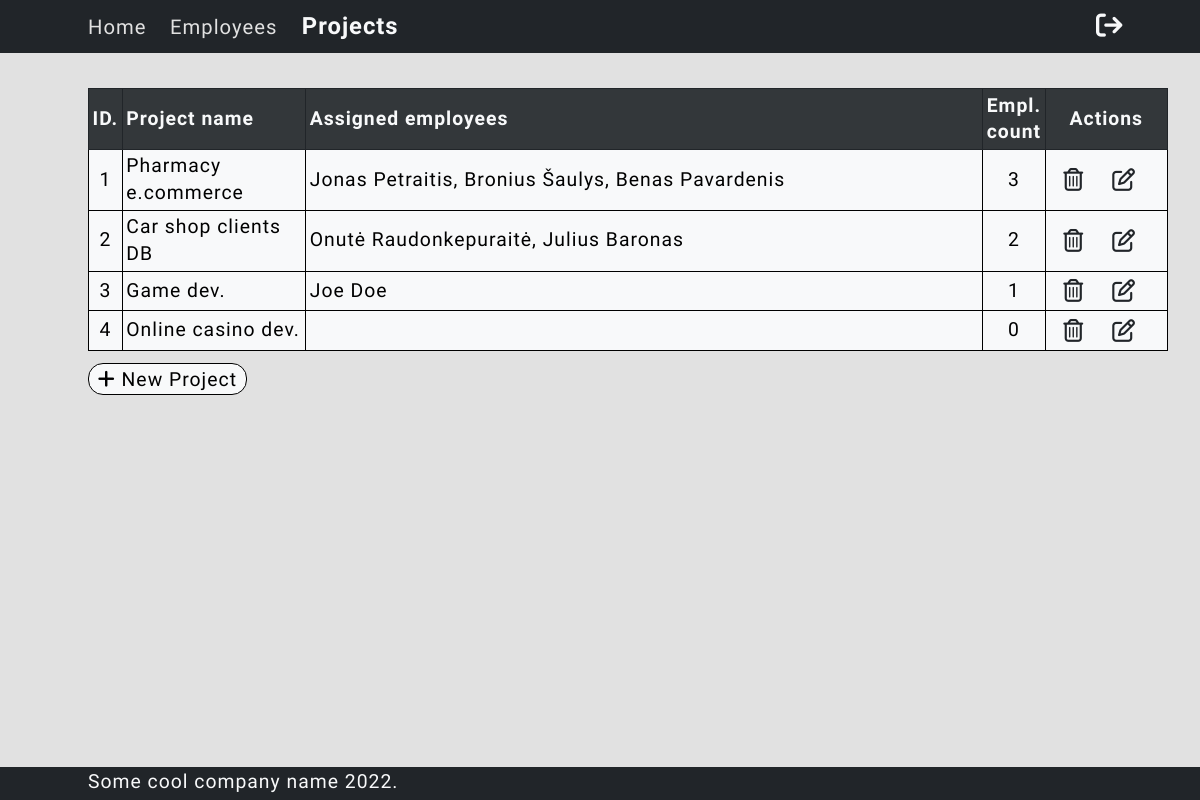
Screenshot of /?page=Projects (signed in) with the database file from the repository.
### tables this page shows
CREATE TABLE `projects` (
  `id` int(11) NOT NULL AUTO_INCREMENT,
  `projectName` varchar(30) NOT NULL,
  PRIMARY KEY (`id`),
  UNIQUE KEY `projectName` (`projectName`)
);

### index.php (the view, shortened to what this page needs)
<?php
require_once './sql_connection.php';
?>
<!DOCTYPE html>
<html lang='en'>
<head>
</head>
<div id="mainContainer" <?php isset($_SESSION['logged_in']) && $_SESSION['logged_in'] == true
                          ? print("style = \"display: block\"")
                          : print("style = \"display: none\"") ?>>
  <header>
    <nav>
      <?php
      $pages = array("Home", "Employees", "Projects");
      foreach ($pages as $page) {
        if (isset($_GET['page']) && $_GET['page'] == $page) {
          print '<a href="?page=' . $page . '" class="active"> ' . $page . '</a>';
        } else {
          print '<a href="?page=' . $page . '"> ' . $page . '</a>';
        }
      }
      ?>
    </nav>
    <div>
      <form action="" method="POST">
        <button type="submit" name="logOut" title="Log out" class="logOutBtn">
          <i class="fa-solid fa-arrow-right-from-bracket"></i>
        </button>
      </form>
    </div>
  </header>
  <body>
    <?php
    if (isset($_GET['page']) && $_GET['page'] == 'Employees') {
      $sql = "SELECT employees.id, GROUP_CONCAT(CONCAT_WS(' ', employees.FirstName, employees.LastName) SEPARATOR ', ') AS 'Full name',
              projects.ProjectName AS 'Assigned project'
              FROM Employees
              LEFT JOIN projects ON employees.assignedProjectId = projects.id
              GROUP BY employees.id";
      $result = mysqli_query($conn, $sql);
    } else if (isset($_GET['page']) && $_GET['page'] == 'Projects') {
      $sql = "SELECT projects.id, projects.ProjectName, count(employees.FirstName) AS 'count',
              GROUP_CONCAT(CONCAT_WS(' ', employees.FirstName, employees.LastName) SEPARATOR ', ') AS 'Full name'
              FROM projects
              LEFT JOIN employees ON projects.id = employees.assignedProjectId
              WHERE projects.id != 0
              GROUP BY ProjectName
              ORDER BY id";
      $result = mysqli_query($conn, $sql);
    }
    if (isset($_GET['page']) && $_GET['page'] == 'Employees' && mysqli_num_rows($result) > 0) {
      print('<div class="tableDiv">');
      print('<table>');
      print('<thead>');
      print('<tr><th>ID.</th><th>Full name</th><th>Assigned project</th><th>Actions</th></tr>');
      print('</thead>');
      print('<tbody>');
      while ($row = mysqli_fetch_assoc($result)) {
        print('<tr>'
          . '<td>' . $row['id'] . '</td>'
          . '<td>' . $row['Full name'] . '</td>'
          . '<td>' . $row['Assigned project'] . '</td>'
          . '<td>' . '<a href="?page=Employees&action=delete&id=' . $row['id'] . '"><i class="fa-regular fa-trash-can" title="Delete employee"></i></a>'
          . '<a href="?page=Employees&action=updateEmployee&id='  . $row['id'] . '"><i class="fa-regular fa-pen-to-square" title="Update employee"></i></a></td>'
          . '</tr>');
      }
      print('</tbody>');
      print('</table>');
      print('<a href="?page=Employees&action=addEmployee"><button class="addItemBtn" title="Add new employee"><i class="fa-solid fa-plus"></i> New Employee</button></a>');
      print('</div>');
    } else if (isset($_GET['page']) && $_GET['page'] == 'Projects') {
      print('<div class="tableDiv">');
      print('<table>');
      print('<thead>');
      print('<tr><th>ID.</th><th>Project name</th><th>Assigned employees</th><th id="emplCount">Empl. count</th><th>Actions</th></tr>');
      print('</thead>');
      print('<tbody>');
      while ($row = mysqli_fetch_assoc($result)) {
        print('<tr>'
          . '<td>' . $row["id"] . '</td>'
          . '<td>' . $row["ProjectName"] . '</td>'
          . '<td>' . $row["Full name"] . '</td>'
          . '<td>' . $row["count"] . '</td>'
          . '<td><a href="?page=Projects&action=deleteProject&id='  . $row['id'] . '"><i class="fa-regular fa-trash-can" title="Delete project"></i></a>'
          . '<a href="?page=Projects&action=updateProject&id='  . $row['id'] . '"><i class="fa-regular fa-pen-to-square" title="Update project"></i></a></td>'
          . '</tr>');
      }
      print('</tbody>');
      print('</table>');
      print('<a href="?page=Projects&action=addProject"><button class="addItemBtn" title="Add new project"><i class="fa-solid fa-plus"></i> New Project</button></a>');
      print('</div>');
    } else {
      print('<div class="welcomeDiv">');
      print('<h3>Welcome back, ' . $_SESSION['username'] . '!</h3>');
      print('<p>Use navigation at the top of the page.</p>');
      print('<p>Have a productive day!</p>');
      print('</div>');
    }
    ?>
    <footer>
      <span>Some cool company name 2022.</span>
    </footer>
</div>
</body>
</html>

### rows the page displays
projects: id "1", projectName "Pharmacy e.commerce", Full "Jonas Petraitis, Bronius Šaulys, Benas Pavardenis", count "3"
projects: id "2", projectName "Car shop clients DB", Full "Onutė Raudonkepuraitė, Julius Baronas", count "2"
projects: id "3", projectName "Game dev.", Full "Joe Doe", count "1"
projects: id "4", projectName "Online casino dev.", count "0"

### other values shown
$page "Home"
$page "Employees"
$page "Projects"
